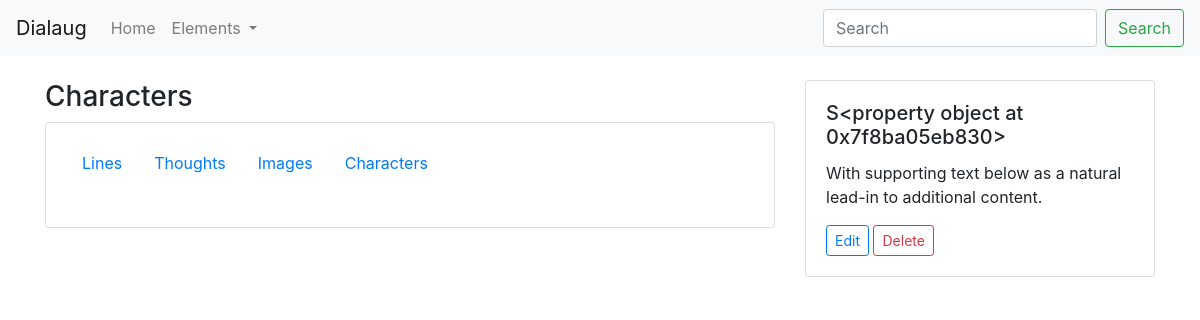
/scenes/1/characters, run on an earlier commit of the app's database.
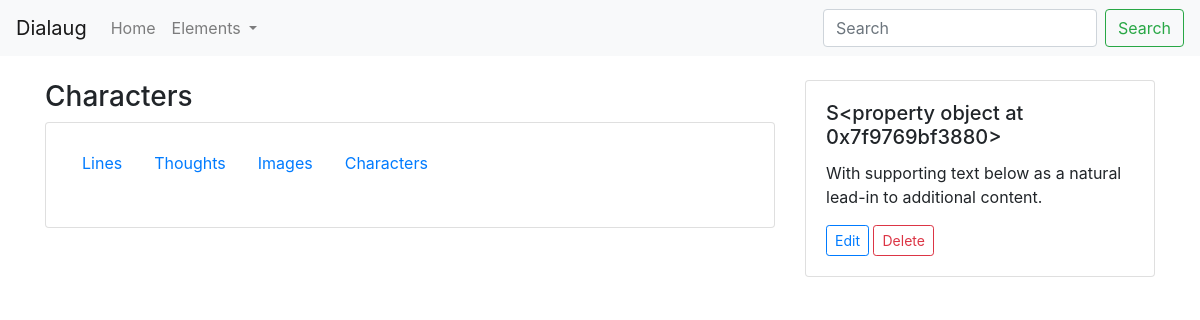
And on a later commit of the database.
### scenes/models.py (models this page shows, shortened)
class Scene(models.Model):
    description = models.TextField(default='')
    characters = models.ManyToManyField(Character)
    def get_absolute_url(self):
        return reverse('scenes:show-scene', kwargs={'pk': self.pk})
    def get_edit_url(self):
        return reverse('scenes:edit-scene', kwargs={'pk': self.pk})
    def get_characters_url(self):
        return reverse('scenes:characters-scene', kwargs={'pk': self.pk})

### scenes/views.py (the view)
# urls.py: path('<int:pk>/characters', views.characters_view, name='characters-scene'),
def characters_view(request, pk):
    scene = get_object_or_404(Scene, pk=pk)
    characters = scene.characters.all()
    context = {
        'scene': scene,
        'characters': characters
    }
    return render(request, 'scenes/characters.html', context)

### scenes/templates/scenes/characters.html (shortened to what this page needs)
{% extends 'base.html' %}
{% block content %}
    <div class="container">
        <br>
        <div class="row">
            <div class="col-md-8">
                <h3>Characters</h3>
                <div class="card">
                    <div class="card-body">
                        <ul class="nav">
                            <li class="nav-item">
                                <a class="nav-link" href="{{ scene.get_absolute_url }}">Lines</a>
                            </li>
                            <li class="nav-item">
                                <a class="nav-link" href="#">Thoughts</a>
                            </li>
                            <li class="nav-item">
                                <a class="nav-link" href="#">Images</a>
                            </li>
                            <li class="nav-item">
                                <a class="nav-link active" href="{{ scene.get_characters_url }}">Characters</a>
                            </li>
                        </ul>
                        <br>
                    </div>
                </div>
            </div>
            <div class="col-md-4">
                <div class="card">
                    <div class="card-body">
                        <h5 class="card-title">{{ scene.code }}</h5>
                        <p class="card-text">With supporting text below as a natural lead-in to additional content.</p>
                        <a href="{{ scene.get_edit_url }}" class="btn btn-outline-primary btn-sm">Edit</a>
                        <a href="{{ scene.get_edit_url }}" class="btn btn-outline-danger btn-sm">Delete</a>
                    </div>
                </div>
            </div>
        </div>
    </div>
{% endblock %}

What changed in the data, as far as the page shows it:
changed Scene: code "S<property object at 0x7f8ba05eb830>" → "S<property object at 0x7f9769bf3880>"
